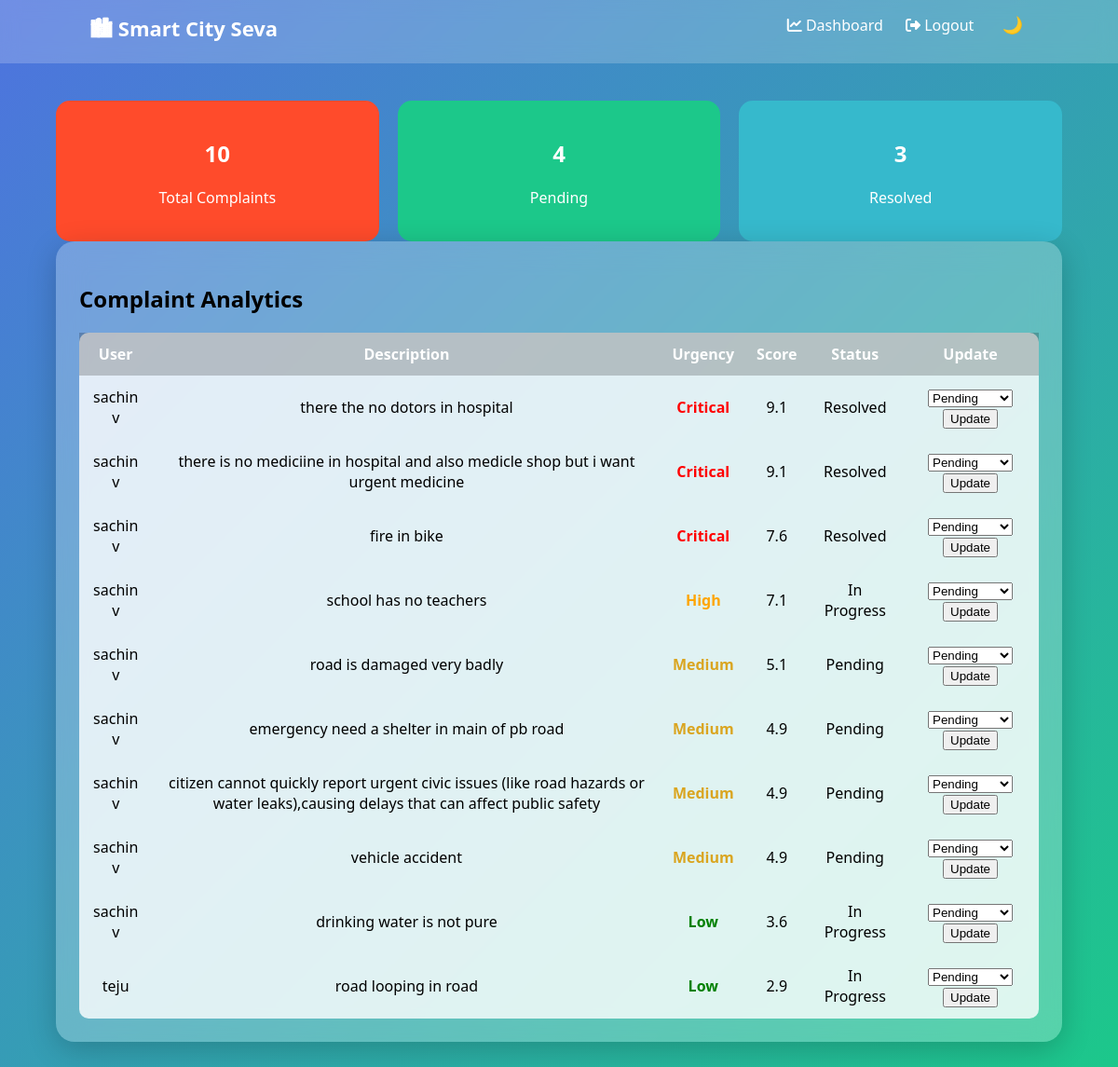
Page /admin_dashboard (signed in) on the committed database.
### tables this page shows
CREATE TABLE complaints (
        id INTEGER PRIMARY KEY AUTOINCREMENT,
        user_id INTEGER,
        description TEXT,
        category TEXT,
        location TEXT,
        urgency TEXT,
        priority_score REAL,
        status TEXT,
        created_at TEXT
    );

CREATE TABLE users (
        id INTEGER PRIMARY KEY AUTOINCREMENT,
        name TEXT,
        email TEXT UNIQUE,
        password TEXT,
        role TEXT
    );

### app.py (the view)
@app.route("/admin_dashboard")
def admin_dashboard():
    if "role" not in session or session["role"] != "admin":
        return redirect("/admin_login")
    conn = get_db_connection()
    complaints = conn.execute("""
        SELECT complaints.*, users.name
        FROM complaints
        JOIN users ON complaints.user_id = users.id
        ORDER BY priority_score DESC
    """).fetchall()
    conn.close()
    return render_template("admin_dashboard.html", complaints=complaints)

### app.py (called while the page is built)
def get_db_connection():
    conn = sqlite3.connect("smartcity.db")
    conn.row_factory = sqlite3.Row
    return conn

### templates/admin_dashboard.html (shortened to what this page needs)
{% extends "base.html" %}
{% block content %}
<div class="stats">
    <div class="stat-card stat1">
        <h2>{{ complaints|length }}</h2>
        <p>Total Complaints</p>
    </div>
    <div class="stat-card stat2">
        <h2>
            {{ complaints | selectattr("status","equalto","Pending") | list | length }}
        </h2>
        <p>Pending</p>
    </div>
    <div class="stat-card stat3">
        <h2>
            {{ complaints | selectattr("status","equalto","Resolved") | list | length }}
        </h2>
        <p>Resolved</p>
    </div>
</div>
<div class="card">
<h2>Complaint Analytics</h2>
<table>
<tr>
<th>User</th>
<th>Description</th>
<th>Urgency</th>
<th>Score</th>
<th>Status</th>
<th>Update</th>
</tr>
{% for c in complaints %}
<tr>
<td>{{ c.name }}</td>
<td>{{ c.description }}</td>
<td class="{{ c.urgency|lower }}">{{ c.urgency }}</td>
<td>{{ c.priority_score }}</td>
<td>{{ c.status }}</td>
<td>
<form method="POST" action="/update_status/{{ c.id }}">
<select name="status">
<option>Pending</option>
</select>
<button>Update</button>
</form>
</td>
</tr>
{% endfor %}
</table>
</div>
{% endblock %}

### static/css/style.css (style rules this page uses)
body { margin: 0; font-family: 'Segoe UI', sans-serif; background: linear-gradient(135deg, #4e73df, #1cc88a); min-height: 100vh; transition: 0.4s; }
.card { backdrop-filter: blur(15px); background: rgba(255,255,255,0.25); padding: 25px; border-radius: 20px; box-shadow: 0 8px 32px rgba(0,0,0,0.2); margin-bottom: 30px; transition: 0.3s; }
.stats { display: flex; justify-content: space-between; gap: 20px; }
.stat-card { flex: 1; padding: 20px; border-radius: 15px; color: white; text-align: center; animation: fadeIn 1s ease-in-out; }
.stat1 { background: #ff4b2b; }
.stat2 { background: #1cc88a; }
.stat3 { background: #36b9cc; }
table { width: 100%; border-collapse: collapse; background: rgba(255,255,255,0.8); border-radius: 10px; }
th, td { padding: 12px; text-align: center; }
th { background: rgba(0,0,0,0.2); color: white; }
.critical { color: red; font-weight: bold; }
.high { color: orange; font-weight: bold; }
.medium { color: goldenrod; font-weight: bold; }
.low { color: green; font-weight: bold; }

### rows in the picture
complaints: name "sachin v", description "there the no dotors in hospital", urgency "Critical", priority_score "9.1", status "Resolved"
complaints: name "sachin v", description "there is no mediciine in hospital and also medicle shop but i want urgent medicine", urgency "Critical", priority_score "9.1", status "Resolved"
complaints: name "sachin v", description "fire in bike", urgency "Critical", priority_score "7.6", status "Resolved"
complaints: name "sachin v", description "school has no teachers", urgency "High", priority_score "7.1", status "In Progress"
complaints: name "sachin v", description "road is damaged very badly", urgency "Medium", priority_score "5.1", status "Pending"
complaints: name "sachin v", description "emergency need a shelter in main of pb road", urgency "Medium", priority_score "4.9", status "Pending"
complaints: name "sachin v", description "citizen cannot quickly report urgent civic issues (like road hazards or water leaks),causing delays that can affect public safety", urgency "Medium", priority_score "4.9", status "Pending"
complaints: name "sachin v", description "vehicle accident", urgency "Medium", priority_score "4.9", status "Pending"
complaints: name "sachin v", description "drinking water is not pure", urgency "Low", priority_score "3.6", status "In Progress"
complaints: name "teju", description "road looping in road", urgency "Low", priority_score "2.9", status "In Progress"

### other values in the picture
{{ complaints|length }} "10"
{{ complaints | selectattr("status","equalto","Pending") | list | length }} "4"
{{ complaints | selectattr("status","equalto","Resolved") | list | length }} "3"
